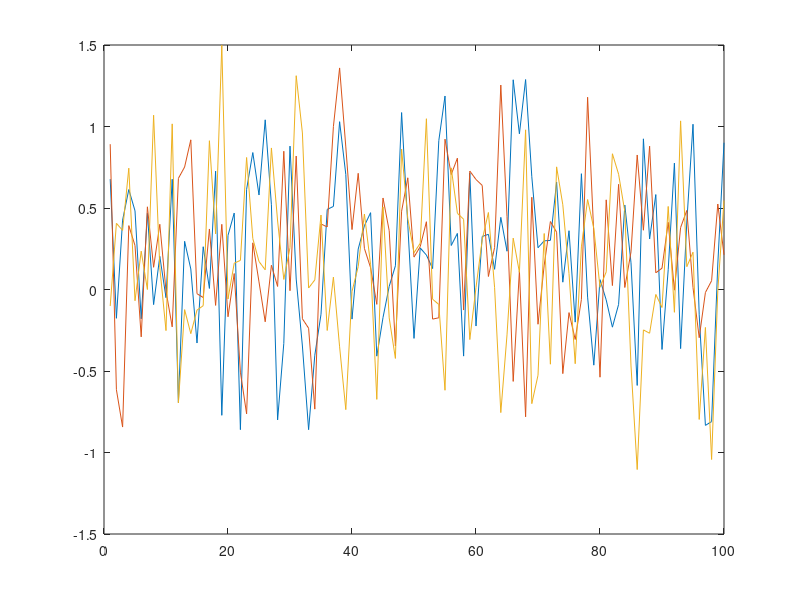

This chart was generated by the following MATLAB code: (Note: this script raises an error after producing the figure.)
load data;

%1.
%%
plot([data1 data2 data3]);

%Q1
%it looks like data1 and data2 is from the same stochastic process but not
%data3 but to the deviation isnt to big so it could. since all three got mean mean values larger than 0 it seems like the
%mean value is larger and not equal to zero which you can also see with the
%con interval.

m1 = mean(data1);
m2 = mean(data2);
m3 = mean(data3);
cm1 = [m1 - 1.96/2, m1 + 1.96/2];

cm2 = [m2 - 1.96/2, m2 + 1.96/2];

cm3 = [m3 - 1.96/2, m3 + 1.96/2];

%Q2
%none of them should have zero mean, reeal mean
%Q3 mean of means = 0.2001
% confint middle points
%%
%1.2 
load data2;


%[r, lags] = xcov(y, 20, 'biased');
%plot(lags, r);

%[rho, lags] = xcov(y, 20, 'coeff');
%plot(lags, rho)
clrs = ['.b', '.r', '.y'];
k=1;
%plot(y(1:end-k), y(k+1:end),clrs(1))
%%figure;
k=2;
%plot(y(1:end-k), y(k+1:end),clrs(2))
%%figure;
k=3;
%plot(y(1:end-k), y(k+1:end),clrs(3))
%Q4 rho r /v(y(s))*y(y(t))
% Q5 the view in the scatterplot relate to the correlation function is
%Something that can be seen since there is negative correlation for k=1
%positive for k=2 and almost none for k=3 which can be seen in corrplot
%%
%1.3
%signalsim
%figure;
%[r, lags] = xcov(x);
%plot(lags, r)
%Q7 Yes
%NFFT = 2048;
%[R, F] = periodogram(x, [], NFFT, fs);
%figure;
%plot(F);
%Q8 The periodicity of the realization and cov func relates to the 
% Frequency peaks since we can see that function consists of two different
% periodicities
%Q9 the differnce in height for different frequncies means that different 
% frequencies has different amplitude
%signalsim
NFFT=2048;
%[R, F] = periodogram(x, [], NFFT, fs);
%plot(F, R);
%figure;
%plot(F, 10*log10(R));
%Q10 A benefit with using logscale is that you can see that the function
%consists of many more frequencies, normal scale the outliers takes over
%therefor you can get more info by using a logscale

%% 2.1
load cellodiffA;
fs = 44100;
%sound( celloA4, 44100)
%sound( celloA2, 44100)
%sound( celloA3, 44100)

%[R, F] = periodogram(celloA4, [], NFFT, fs);
%plot(F, 10*log10(R));
%figure;
%[R, F] = periodogram(celloA2, [], NFFT, fs);
%plot(F, 10*log10(R));
%figure;
%[R, F] = periodogram(celloA3, [], NFFT, fs);
%plot(F, 10*log10(R));
%Q11
%A4 has a bigger spread in it's tone which gives it a larger breadth
%A2 and A3 are quiet common to each other as you can hear  on the sound
%%
%2.2
%{
load celloandflute;
%sound( fluteA41, 44100)
%[R, F] = periodogram(celloA41, [], NFFT, fs);
%plot(F, 10*log10(R));
%plot(F, 10*log10(R));
%figure;
%[R, F] = periodogram(fluteA41, [], NFFT, fs);
plot(F, 10*log10(R));
[R, F] = periodogram(celloA42, [], NFFT, fs);
%plot(F, 10*log10(R));
plot(F, 10*log10(R));
figure;
[R, F] = periodogram(fluteA42, [], NFFT, fs);
plot(F, 10*log10(R));
%}
%The flute has more variation in the difference in its amplitude, 
%Deeper valleys larger peaks
%2.3
load cellomelody;
%sound(melody2, 44100);
%{
NFFT = 8192;
window = 2048;
noverlap = 1024;
spectrogram(melody1, window, noverlap, NFFT, 'yaxis')
figure;
spectrogram(melody2, window, noverlap, NFFT, 'yaxis')
%}
%% 2.4
melody2dec = decimate(melody2, 8);
NFFT = 8192;
window = 512;
noverlap = 256;
%{
%sound(melody2dec, 44100)
spectrogram(melody2, window, noverlap, NFFT, 'yaxis')
figure;
spectrogram(melody2dec, window, noverlap, NFFT, 'yaxis')
%}
%% 2.5
melspectrogram(melody2, fs);

